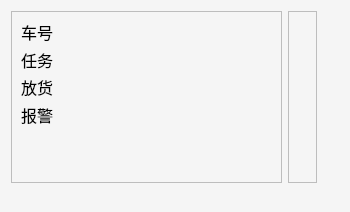
<?xml version="1.0" encoding="UTF-8"?>
<ui version="4.0">
 <class>FloatingWindow</class>
 <widget class="QWidget" name="FloatingWindow">
  <property name="geometry">
   <rect>
    <x>0</x>
    <y>0</y>
    <width>350</width>
    <height>212</height>
   </rect>
  </property>
  <property name="windowTitle">
   <string>Form</string>
  </property>
  <property name="autoFillBackground">
   <bool>false</bool>
  </property>
  <property name="styleSheet">
   <string notr="true">background-color:rgb(245, 245, 245)</string>
  </property>
  <layout class="QGridLayout" name="gridLayout_3">
   <item row="0" column="0">
    <widget class="QFrame" name="frame_2">
     <property name="minimumSize">
      <size>
       <width>271</width>
       <height>172</height>
      </size>
     </property>
     <property name="maximumSize">
      <size>
       <width>271</width>
       <height>172</height>
      </size>
     </property>
     <property name="frameShape">
      <enum>QFrame::StyledPanel</enum>
     </property>
     <property name="frameShadow">
      <enum>QFrame::Raised</enum>
     </property>
     <layout class="QGridLayout" name="gridLayout_2">
      <item row="0" column="0">
       <layout class="QVBoxLayout" name="verticalLayout">
        
        <item>
             <widget class="QLabel" name="carId_label">
          <property name="font">
           <font>
            <family>Arial</family>
            <pointsize>12</pointsize>
            <weight>50</weight>
            <italic>false</italic>
            <bold>false</bold>
           </font>
          </property>
          <property name="text">
           <string>车号</string>
          </property>
         </widget>
        </item>
        <item>
         <widget class="QLabel" name="taskId_label">
          <property name="font">
           <font>
            <family>Arial</family>
            <pointsize>12</pointsize>
            <weight>50</weight>
            <italic>false</italic>
            <bold>false</bold>
           </font>
          </property>
          <property name="text">
           <string>任务</string>
          </property>
         </widget>
        </item>
        <item>
         <widget class="QLabel" name="goodsInfo_label">
          <property name="font">
           <font>
            <family>Arial</family>
            <pointsize>12</pointsize>
           </font>
          </property>
          <property name="text">
           <string>放货</string>
          </property>
         </widget>
        </item>
        <item>
         <widget class="QLabel" name="errorInfo_label">
          <property name="font">
           <font>
            <family>Arial</family>
            <pointsize>12</pointsize>
           </font>
          </property>
          <property name="text">
           <string>报警</string>
          </property>
         </widget>
        </item>
        <item>
         <widget class="QLabel" name="time_label">
          <property name="font">
           <font>
            <family>Arial</family>
            <pointsize>12</pointsize>
           </font>
          </property>
          <property name="text">
           <string/>
          </property>
         </widget>
        </item>
        <item>
         <widget class="QLabel" name="speedLevel_label">
          <property name="font">
           <font>
            <family>Arial</family>
            <pointsize>12</pointsize>
           </font>
          </property>
          <property name="text">
           <string/>
          </property>
         </widget>
        </item>
       </layout>
      </item>
     </layout>
    </widget>
   </item>
   <item row="0" column="1">
    <widget class="QFrame" name="avoidFrame">
     <property name="styleSheet">
      <string notr="true">background-color:rgb(245, 245, 245);</string>
     </property>
     <property name="frameShape">
      <enum>QFrame::StyledPanel</enum>
     </property>
     <property name="frameShadow">
      <enum>QFrame::Raised</enum>
     </property>
     <layout class="QGridLayout" name="gridLayout">
      <item row="0" column="0">
       <layout class="QVBoxLayout" name="verticalLayout_2">
        <property name="spacing">
         <number>6</number>
        </property>
        <item>
         <widget class="QLabel" name="stopStatus_label">
          <property name="font">
           <font>
            <family>Arial</family>
            <pointsize>12</pointsize>
           </font>
          </property>
          <property name="text">
           <string/>
          </property>
         </widget>
        </item>
        <item>
         <widget class="QLabel" name="stopLevel_label">
          <property name="font">
           <font>
            <family>Arial</family>
            <pointsize>12</pointsize>
           </font>
          </property>
          <property name="text">
           <string/>
          </property>
         </widget>
        </item>
        <item>
         <widget class="QLabel" name="stopByAGVId_label">
          <property name="font">
           <font>
            <family>Arial</family>
            <pointsize>12</pointsize>
           </font>
          </property>
          <property name="text">
           <string/>
          </property>
         </widget>
        </item>
        <item>
         <widget class="QLabel" name="stopReason_label">
          <property name="font">
           <font>
            <family>Arial</family>
            <pointsize>12</pointsize>
           </font>
          </property>
          <property name="text">
           <string/>
          </property>
         </widget>
        </item>
        <item>
         <widget class="QLabel" name="confPoint_label">
          <property name="font">
           <font>
            <family>Arial</family>
            <pointsize>12</pointsize>
           </font>
          </property>
          <property name="text">
           <string/>
          </property>
         </widget>
        </item>
       </layout>
      </item>
     </layout>
    </widget>
   </item>
   <item row="0" column="2">
    <spacer name="horizontalSpacer">
     <property name="orientation">
      <enum>Qt::Horizontal</enum>
     </property>
     <property name="sizeHint" stdset="0">
      <size>
       <width>17</width>
       <height>20</height>
      </size>
     </property>
    </spacer>
   </item>
   <item row="1" column="0">
    <spacer name="verticalSpacer">
     <property name="orientation">
      <enum>Qt::Vertical</enum>
     </property>
     <property name="sizeHint" stdset="0">
      <size>
       <width>20</width>
       <height>13</height>
      </size>
     </property>
    </spacer>
   </item>
  </layout>
 </widget>
 <resources/>
 <connections/>
</ui>
